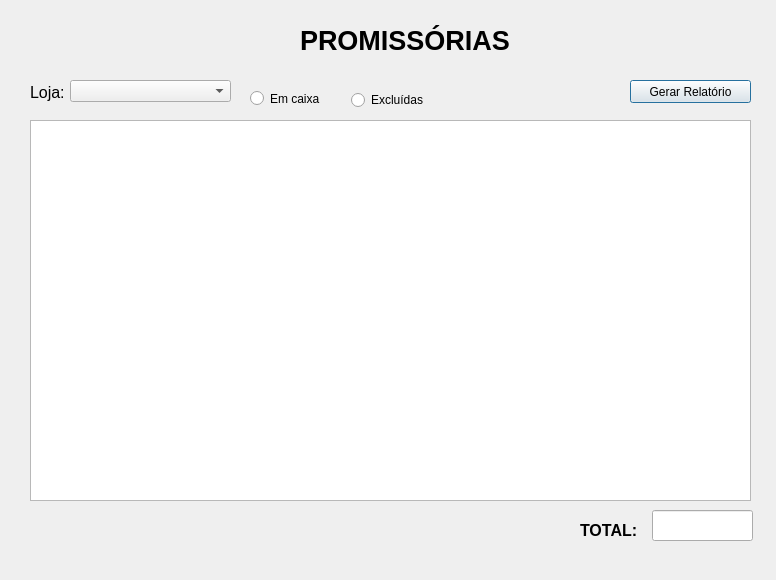
<?xml version="1.0" encoding="UTF-8"?>
<ui version="4.0">
 <class>Dialog</class>
 <widget class="QDialog" name="Dialog">
  <property name="geometry">
   <rect>
    <x>0</x>
    <y>0</y>
    <width>776</width>
    <height>580</height>
   </rect>
  </property>
  <property name="windowTitle">
   <string>Dialog</string>
  </property>
  <widget class="QLabel" name="label">
   <property name="geometry">
    <rect>
     <x>300</x>
     <y>20</y>
     <width>231</width>
     <height>41</height>
    </rect>
   </property>
   <property name="font">
    <font>
     <pointsize>20</pointsize>
     <weight>75</weight>
     <bold>true</bold>
    </font>
   </property>
   <property name="text">
    <string>PROMISSÓRIAS</string>
   </property>
  </widget>
  <widget class="QTableWidget" name="tableWidget">
   <property name="geometry">
    <rect>
     <x>30</x>
     <y>120</y>
     <width>721</width>
     <height>381</height>
    </rect>
   </property>
  </widget>
  <widget class="QLabel" name="label_2">
   <property name="geometry">
    <rect>
     <x>30</x>
     <y>82</y>
     <width>47</width>
     <height>21</height>
    </rect>
   </property>
   <property name="font">
    <font>
     <pointsize>12</pointsize>
    </font>
   </property>
   <property name="text">
    <string>Loja:</string>
   </property>
  </widget>
  <widget class="QComboBox" name="comboBox">
   <property name="geometry">
    <rect>
     <x>70</x>
     <y>80</y>
     <width>161</width>
     <height>22</height>
    </rect>
   </property>
  </widget>
  <widget class="QRadioButton" name="radioButton">
   <property name="geometry">
    <rect>
     <x>250</x>
     <y>90</y>
     <width>82</width>
     <height>17</height>
    </rect>
   </property>
   <property name="text">
    <string>Em caixa</string>
   </property>
  </widget>
  <widget class="QRadioButton" name="radioButton_2">
   <property name="geometry">
    <rect>
     <x>351</x>
     <y>90</y>
     <width>91</width>
     <height>20</height>
    </rect>
   </property>
   <property name="text">
    <string>Excluídas</string>
   </property>
  </widget>
  <widget class="QLabel" name="label_3">
   <property name="geometry">
    <rect>
     <x>580</x>
     <y>520</y>
     <width>71</width>
     <height>21</height>
    </rect>
   </property>
   <property name="font">
    <font>
     <pointsize>12</pointsize>
     <weight>75</weight>
     <bold>true</bold>
    </font>
   </property>
   <property name="text">
    <string>TOTAL:</string>
   </property>
  </widget>
  <widget class="QLineEdit" name="lineEdit">
   <property name="geometry">
    <rect>
     <x>652</x>
     <y>510</y>
     <width>101</width>
     <height>31</height>
    </rect>
   </property>
  </widget>
  <widget class="QPushButton" name="pushButton">
   <property name="geometry">
    <rect>
     <x>630</x>
     <y>80</y>
     <width>121</width>
     <height>23</height>
    </rect>
   </property>
   <property name="text">
    <string>Gerar Relatório</string>
   </property>
  </widget>
 </widget>
 <resources/>
 <connections/>
</ui>
